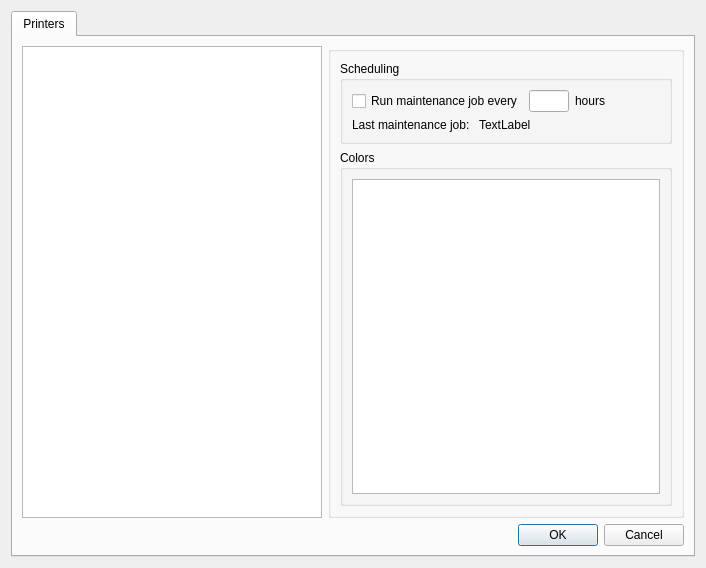
<?xml version="1.0" encoding="UTF-8"?>
<ui version="4.0">
 <class>PreferencesDialog</class>
 <widget class="QDialog" name="PreferencesDialog">
  <property name="geometry">
   <rect>
    <x>0</x>
    <y>0</y>
    <width>706</width>
    <height>568</height>
   </rect>
  </property>
  <property name="maximumSize">
   <size>
    <width>16777215</width>
    <height>16777215</height>
   </size>
  </property>
  <property name="windowTitle">
   <string>Inkjet Plumber Preferences</string>
  </property>
  <layout class="QGridLayout" name="gridLayout_3">
   <item row="0" column="0">
    <widget class="QTabWidget" name="tabWidget">
     <property name="currentIndex">
      <number>0</number>
     </property>
     <widget class="QWidget" name="tab_printers">
      <attribute name="title">
       <string>Printers</string>
      </attribute>
      <layout class="QGridLayout" name="gridLayout_4">
       <item row="0" column="0">
        <widget class="QListWidget" name="listWidget_Settings">
         <property name="minimumSize">
          <size>
           <width>150</width>
           <height>0</height>
          </size>
         </property>
         <property name="maximumSize">
          <size>
           <width>300</width>
           <height>16777215</height>
          </size>
         </property>
         <property name="layoutMode">
          <enum>QListView::SinglePass</enum>
         </property>
        </widget>
       </item>
       <item row="0" column="1">
        <widget class="QGroupBox" name="groupBox_printer">
         <property name="title">
          <string/>
         </property>
         <layout class="QVBoxLayout" name="verticalLayout">
          <item>
           <widget class="QGroupBox" name="groupBox_scheduling">
            <property name="title">
             <string>Scheduling</string>
            </property>
            <layout class="QGridLayout" name="gridLayout_2">
             <item row="0" column="3">
              <widget class="QLabel" name="label_hours">
               <property name="maximumSize">
                <size>
                 <width>35</width>
                 <height>16</height>
                </size>
               </property>
               <property name="text">
                <string>hours</string>
               </property>
              </widget>
             </item>
             <item row="0" column="2">
              <widget class="QLineEdit" name="lineEdit_hours">
               <property name="sizePolicy">
                <sizepolicy hsizetype="Fixed" vsizetype="Fixed">
                 <horstretch>0</horstretch>
                 <verstretch>0</verstretch>
                </sizepolicy>
               </property>
               <property name="maximumSize">
                <size>
                 <width>40</width>
                 <height>16777215</height>
                </size>
               </property>
               <property name="alignment">
                <set>Qt::AlignRight|Qt::AlignTrailing|Qt::AlignVCenter</set>
               </property>
               <property name="placeholderText">
                <string/>
               </property>
              </widget>
             </item>
             <item row="1" column="0">
              <widget class="QLabel" name="label">
               <property name="sizePolicy">
                <sizepolicy hsizetype="Fixed" vsizetype="Fixed">
                 <horstretch>0</horstretch>
                 <verstretch>0</verstretch>
                </sizepolicy>
               </property>
               <property name="text">
                <string>Last maintenance job: </string>
               </property>
              </widget>
             </item>
             <item row="0" column="0" colspan="2">
              <widget class="QCheckBox" name="checkBox_run_maintenance">
               <property name="sizePolicy">
                <sizepolicy hsizetype="Fixed" vsizetype="Fixed">
                 <horstretch>0</horstretch>
                 <verstretch>0</verstretch>
                </sizepolicy>
               </property>
               <property name="maximumSize">
                <size>
                 <width>190</width>
                 <height>16</height>
                </size>
               </property>
               <property name="text">
                <string>Run maintenance job every</string>
               </property>
              </widget>
             </item>
             <item row="1" column="1" colspan="4">
              <widget class="QLabel" name="label_last_maint">
               <property name="text">
                <string>TextLabel</string>
               </property>
              </widget>
             </item>
             <item row="0" column="4">
              <spacer name="horizontalSpacer">
               <property name="orientation">
                <enum>Qt::Horizontal</enum>
               </property>
               <property name="sizeHint" stdset="0">
                <size>
                 <width>38</width>
                 <height>18</height>
                </size>
               </property>
              </spacer>
             </item>
            </layout>
           </widget>
          </item>
          <item>
           <widget class="QGroupBox" name="groupBox_Colors">
            <property name="sizePolicy">
             <sizepolicy hsizetype="Expanding" vsizetype="Expanding">
              <horstretch>0</horstretch>
              <verstretch>0</verstretch>
             </sizepolicy>
            </property>
            <property name="maximumSize">
             <size>
              <width>16777215</width>
              <height>16777215</height>
             </size>
            </property>
            <property name="title">
             <string>Colors</string>
            </property>
            <property name="flat">
             <bool>false</bool>
            </property>
            <layout class="QGridLayout" name="gridLayout">
             <item row="0" column="0">
              <widget class="QListWidget" name="listWidget_Colors">
               <property name="sizePolicy">
                <sizepolicy hsizetype="Expanding" vsizetype="Expanding">
                 <horstretch>0</horstretch>
                 <verstretch>0</verstretch>
                </sizepolicy>
               </property>
               <property name="selectionMode">
                <enum>QAbstractItemView::NoSelection</enum>
               </property>
               <property name="movement">
                <enum>QListView::Snap</enum>
               </property>
               <property name="resizeMode">
                <enum>QListView::Adjust</enum>
               </property>
               <property name="viewMode">
                <enum>QListView::IconMode</enum>
               </property>
               <property name="uniformItemSizes">
                <bool>true</bool>
               </property>
              </widget>
             </item>
            </layout>
           </widget>
          </item>
         </layout>
        </widget>
       </item>
       <item row="1" column="0" colspan="2">
        <layout class="QHBoxLayout" name="horizontalLayout">
         <item>
          <spacer name="horizontalSpacer_1">
           <property name="orientation">
            <enum>Qt::Horizontal</enum>
           </property>
           <property name="sizeHint" stdset="0">
            <size>
             <width>218</width>
             <height>20</height>
            </size>
           </property>
          </spacer>
         </item>
         <item>
          <widget class="QDialogButtonBox" name="buttonBox">
           <property name="orientation">
            <enum>Qt::Horizontal</enum>
           </property>
           <property name="standardButtons">
            <set>QDialogButtonBox::Cancel|QDialogButtonBox::Ok</set>
           </property>
          </widget>
         </item>
        </layout>
       </item>
      </layout>
     </widget>
    </widget>
   </item>
  </layout>
 </widget>
 <resources/>
 <connections/>
 <designerdata>
  <property name="gridDeltaX">
   <number>10</number>
  </property>
  <property name="gridDeltaY">
   <number>10</number>
  </property>
  <property name="gridSnapX">
   <bool>true</bool>
  </property>
  <property name="gridSnapY">
   <bool>true</bool>
  </property>
  <property name="gridVisible">
   <bool>true</bool>
  </property>
 </designerdata>
</ui>
